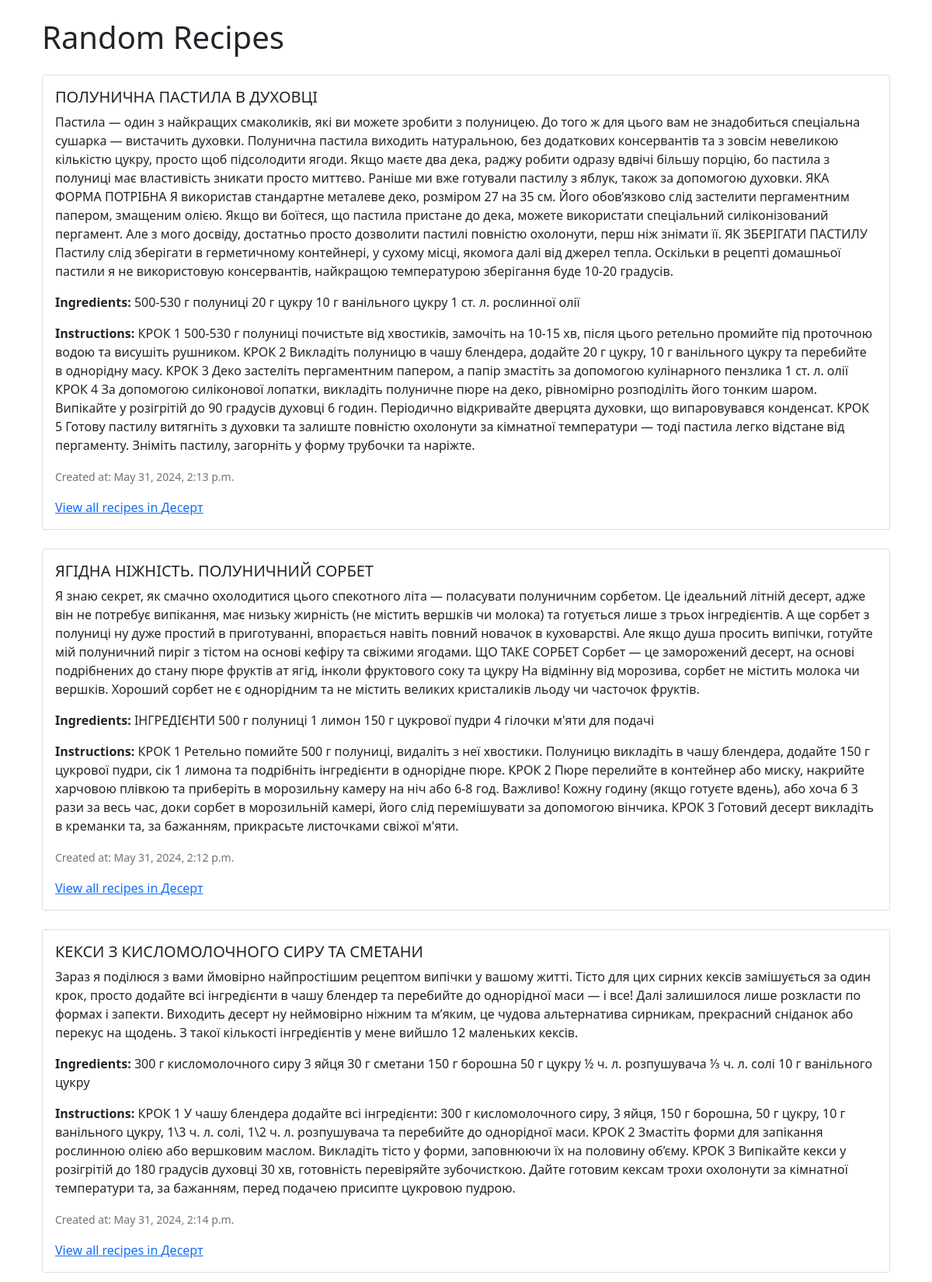
The page / (upper part) on the database its author committed.
### recipe/models.py (models this page shows, shortened)
class Recipe(models.Model):
    title = models.CharField(max_length=255)
    description = models.TextField()
    instructions = models.TextField()
    ingredients = models.TextField()
    created_at = models.DateTimeField(auto_now_add=True)
    updated_at = models.DateTimeField(auto_now=True)
    category = models.ForeignKey(Category, on_delete=models.CASCADE, related_name='categories')

class Category(models.Model):
    name = models.CharField(max_length=255)

### recipe/views.py (the view)
# urls.py: path('', views.main, name='main'),
def main(request):
    recipes = list(Recipe.objects.all())
    random_recipes = random.sample(recipes, min(len(recipes), 10))
    return render(request, 'main.html', {'recipes': random_recipes})

### recipe/templates/main.html
{% extends 'base.html' %}
{% block content %}
  <div class="container">
    <h1>Random Recipes</h1>
    {% for recipe in recipes %}
      <div class="card my-4">
        <div class="card-body">
          <h5 class="card-title">{{ recipe.title }}</h5>
          <p class="card-text">{{ recipe.description }}</p>
          <p class="card-text"><strong>Ingredients:</strong> {{ recipe.ingredients }}</p>
          <p class="card-text"><strong>Instructions:</strong> {{ recipe.instructions }}</p>
          <p class="card-text"><small class="text-muted">Created at: {{ recipe.created_at }}</small></p>
          <p class="card-text">
            <a href="{% url 'category_detail' recipe.category.id %}">
              View all recipes in {{ recipe.category.name }}
            </a>
          </p>
        </div>
      </div>
    {% empty %}
      <p>No recipes found.</p>
    {% endfor %}
  </div>
{% endblock %}

### templates/base.html (shortened to what this page needs)
<!DOCTYPE html>
<html>
<head>
    <link rel="stylesheet" href="https://cdn.jsdelivr.net/npm/bootstrap@5.0.0-beta3/dist/css/bootstrap.min.css">
</head>
<body>
    <div class="container mt-4">
        {% block content %}
        {% endblock %}
    </div>
</body>
</html>

### rows shown on the page
Recipe: title "ПОЛУНИЧНА ПАСТИЛА В ДУХОВЦІ", description "Пастила — один з найкращих смаколиків, які ви можете зробити з полуницею. До того ж для цього вам не знадобиться спеціальна сушарка — вистачить духовки. Полунична пастила виходить натуральною, без додаткових консервантів та з зовсім невеликою кількістю цукру, просто щоб підсолодити ягоди. Якщо маєте два дека, раджу робити одразу вдвічі більшу порцію, бо пастила з полуниці має властивість зникати просто миттєво. Раніше ми вже готували пастилу з яблук, також за допомогою духовки. ЯКА ФОРМА ПОТРІБНА Я використав стандартне металеве деко, розміром 27 на 35 см. Його обов’язково слід застелити пергаментним папером, змащеним олією. Якщо ви боїтеся, що пастила пристане до дека, можете використати…", ingredients "500-530 г полуниці 20 г цукру 10 г ванільного цукру 1 ст. л. рослинної олії", instructions "КРОК 1 500-530 г полуниці почистьте від хвостиків, замочіть на 10-15 хв, після цього ретельно промийте під проточною водою та висушіть рушником. КРОК 2 Викладіть полуницю в чашу блендера, додайте 20 г цукру, 10 г ванільного цукру та перебийте в однорідну масу. КРОК 3 Деко застеліть пергаментним папером, а папір змастіть за допомогою кулінарного пензлика 1 ст. л. олії КРОК 4 За допомогою силіконової лопатки, викладіть полуничне пюре на деко, рівномірно розподіліть його тонким шаром. Випікайте у розігрітій до 90 градусів духовці 6 годин. Періодично відкривайте дверцята духовки, що випаровувався конденсат. КРОК 5 Готову пастилу витягніть з духовки та залиште повністю охолонути за кімнатної…", created_at "May 31, 2024, 2:13 p.m.", category.name "Десерт"
Recipe: title "ЯГІДНА НІЖНІСТЬ. ПОЛУНИЧНИЙ СОРБЕТ", description "Я знаю секрет, як смачно охолодитися цього спекотного літа — поласувати полуничним сорбетом. Це ідеальний літній десерт, адже він не потребує випікання, має низьку жирність (не містить вершків чи молока) та готується лише з трьох інгредієнтів. А ще сорбет з полуниці ну дуже простий в приготуванні, впорається навіть повний новачок в куховарстві. Але якщо душа просить випічки, готуйте мій полуничний пиріг з тістом на основі кефіру та свіжими ягодами. ЩО ТАКЕ СОРБЕТ Сорбет — це заморожений десерт, на основі подрібнених до стану пюре фруктів ат ягід, інколи фруктового соку та цукру На відмінну від морозива, сорбет не містить молока чи вершків. Хороший сорбет не є однорідним та не містить…", ingredients "ІНГРЕДІЄНТИ 500 г полуниці 1 лимон 150 г цукрової пудри 4 гілочки м'яти для подачі", instructions "КРОК 1 Ретельно помийте 500 г полуниці, видаліть з неї хвостики. Полуницю викладіть в чашу блендера, додайте 150 г цукрової пудри, сік 1 лимона та подрібніть інгредієнти в однорідне пюре. КРОК 2 Пюре перелийте в контейнер або миску, накрийте харчовою плівкою та приберіть в морозильну камеру на ніч або 6-8 год. Важливо! Кожну годину (якщо готуєте вдень), або хоча б 3 рази за весь час, доки сорбет в морозильній камері, його слід перемішувати за допомогою вінчика. КРОК 3 Готовий десерт викладіть в креманки та, за бажанням, прикрасьте листочками свіжої м'яти.", created_at "May 31, 2024, 2:12 p.m.", category.name "Десерт"
Recipe: title "КЕКСИ З КИСЛОМОЛОЧНОГО СИРУ ТА СМЕТАНИ", description "Зараз я поділюся з вами ймовірно найпростішим рецептом випічки у вашому житті. Тісто для цих сирних кексів замішується за один крок, просто додайте всі інгредієнти в чашу блендер та перебийте до однорідної маси — і все! Далі залишилося лише розкласти по формах і запекти. Виходить десерт ну неймовірно ніжним та м’яким, це чудова альтернатива сирникам, прекрасний сніданок або перекус на щодень. З такої кількості інгредієнтів у мене вийшло 12 маленьких кексів.", ingredients "300 г кисломолочного сиру 3 яйця 30 г сметани 150 г борошна 50 г цукру ½ ч. л. розпушувача ⅓ ч. л. солі 10 г ванільного цукру", instructions "КРОК 1 У чашу блендера додайте всі інгредієнти: 300 г кисломолочного сиру, 3 яйця, 150 г борошна, 50 г цукру, 10 г ванільного цукру, 1\\3 ч. л. солі, 1\\2 ч. л. розпушувача та перебийте до однорідної маси. КРОК 2 Змастіть форми для запікання рослинною олією або вершковим маслом. Викладіть тісто у форми, заповнюючи їх на половину об’єму. КРОК 3 Випікайте кекси у розігрітій до 180 градусів духовці 30 хв, готовність перевіряйте зубочисткою. Дайте готовим кексам трохи охолонути за кімнатної температури та, за бажанням, перед подачею присипте цукровою пудрою.", created_at "May 31, 2024, 2:14 p.m.", category.name "Десерт"
